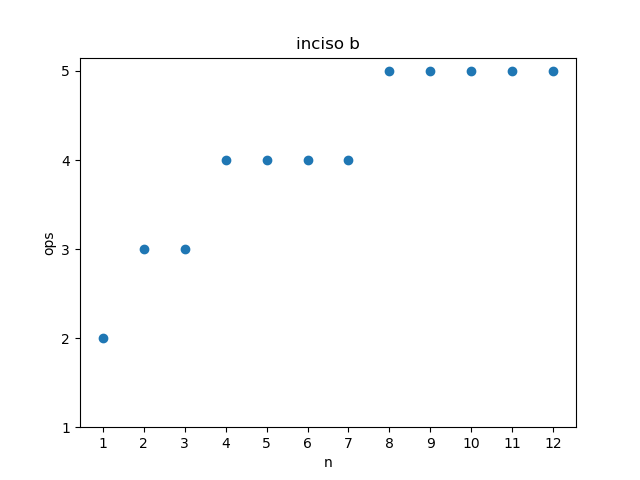

Generate this figure with Python:
import matplotlib.pyplot as plt

# Coordenadas de los puntos
x = [1, 2, 3, 4, 5, 6, 7, 8, 9, 10, 11, 12]
y = [2, 3, 3, 4, 4, 4, 4, 5, 5, 5, 5, 5]

# Crear la figura y el eje
fig, ax = plt.subplots()

# Graficar los puntos
ax.scatter(x, y)

# Etiquetas de los ejes
ax.set_xlabel('n')
ax.set_ylabel('ops')
ax.set_xticks(range(1, 13))
ax.set_yticks(range(1, 6))

# Título del gráfico
ax.set_title('inciso b')

# Guardar el gráfico como imagen
plt.savefig('grafico_b.png')
